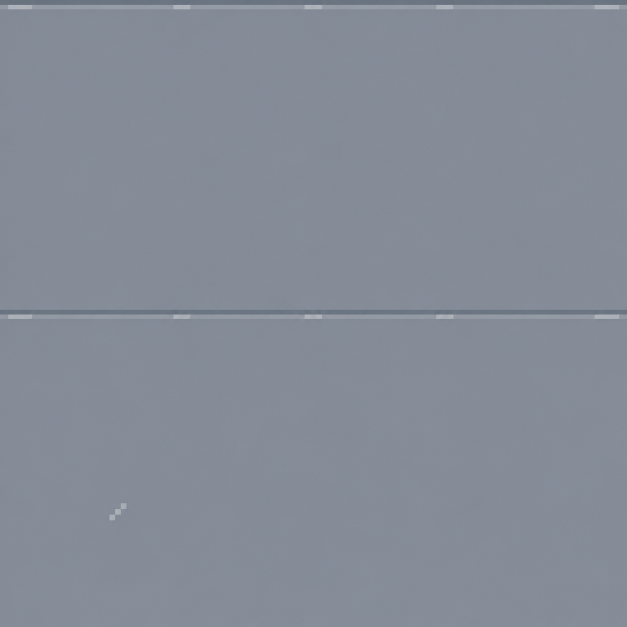
#> input picture Tools/ArtSources/SOLITUDE/RefinedSteelFloor32/Source/round2_generated.png, 1254 x 1254 px (shown at 1/2 size)
$ python round2.py
#> lines starting #> are read from the running program, lines starting #| are printed output that depends on the picture; after the words box and inside, x2 and y2 are one past the last pixel; in counts of white or black regions, pixels touching at a corner belong together
#> further down, raw is the input picture: PIL image 1254x1254 RGB; mean R, G, B 132.3, 139.9, 151.4
### Tools/ArtSources/SOLITUDE/RefinedSteelFloor32/process_review.py
from pathlib import Path
from PIL import Image
import numpy as np
import json, shutil
R=Path(__file__).parent
OLD=R.parent/'LightSteelFloor32'
NAMES=['base_clean','base_scuff_a','base_rubbed','base_scuff_b']
def quant(im, colors):
 a=np.asarray(im.convert('RGB')).astype(np.int32)
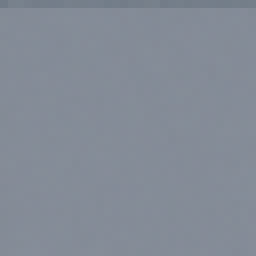
#> a: shape (32, 32, 3) int32 (shown 8 times larger); mean R, G, B 131.7, 139.3, 150.9
 p=np.array([tuple(bytes.fromhex(c)) for c in colors],dtype=np.int32)
 out=p[((a[:,:,None,:]-p)**2).sum(3).argmin(2)].astype('uint8')
 return Image.fromarray(out).convert('RGBA')
# [20 lines left out: function build, not called in this run]
# [7 lines that do not run on import are left out]

### Tools/ArtSources/SOLITUDE/RefinedSteelFloor32/round2.py
from process_review import *
d=R/'Round2';(d/'Tiles32').mkdir(parents=True,exist_ok=True)
for src in (OLD/'Tiles32').glob('*.png'):shutil.copy2(src,d/'Tiles32'/src.name)
raw=Image.open(R/'Source/round2_generated.png')
n=quant(raw.crop((0,0,608,608)).resize((32,32),Image.Resampling.NEAREST),['6C7682','848C97','979EA7'])
a=np.array(n)
for source,target in [('6C7682','7F8995'),('848C97','8B929C'),('979EA7','969DA6')]:
 mask=np.all(a[:,:,:3]==list(bytes.fromhex(source)),axis=2);a[mask,:3]=list(bytes.fromhex(target))
#> this loop made 3 passes
#> pass 1, `mask = np.all(a[:, :, :3] == list(bytes.fromhex(source)), axis=2)`:
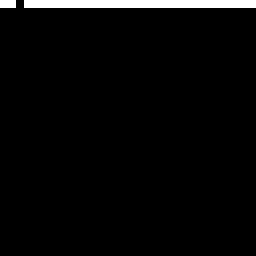
#> mask: shape (32, 32) bool (shown 8 times larger); 3% white in thin lines or dots, all inside (x1, y1, x2, y2) = (0, 0, 32, 1)
n=Image.fromarray(a)
w=n.transpose(Image.Transpose.TRANSPOSE)
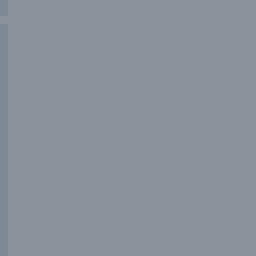
#> w: PIL image 32x32 RGBA (shown 8 times larger); mean R, G, B, A 138.6, 145.7, 155.8, 255
c=w.copy();c.paste(n.crop((0,0,32,1)),(0,0))
for name,im in [('joint_north',n),('joint_west',w),('joint_corner',c)]:im.save(d/'Tiles32'/f'{name}.png')
#> this loop made 3 passes
#> name on passes 1 to 3: 'joint_north', 'joint_west', 'joint_corner'
#> (the run stopped early here; a loop or call above may not have finished)

$ run again, with Tools/ArtSources/SOLITUDE/RefinedSteelFloor32/Source/round3_color_layout_study.png copied over Tools/ArtSources/SOLITUDE/RefinedSteelFloor32/Source/round2_generated.png
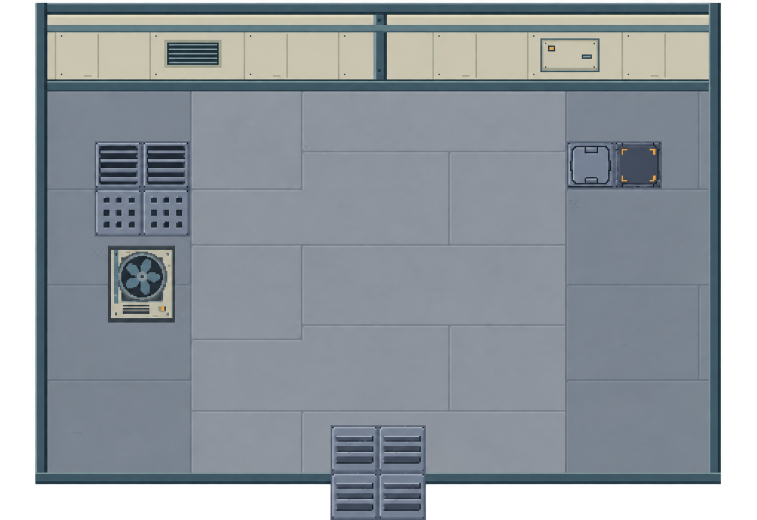
#> input picture Tools/ArtSources/SOLITUDE/RefinedSteelFloor32/Source/round3_color_layout_study.png, 1513 x 1040 px (shown at 1/2 size)
#> raw is the input picture: PIL image 1513x1040 RGBA; mean R, G, B, A 109.8, 117.4, 123.4, 214.5
#> the loop `for source,target in [('6C7682','7F8995'),('848C97','8B929C'),('979EA7..` made 3 passes
#> pass 1, `mask = np.all(a[:, :, :3] == list(bytes.fromhex(source)), axis=2)`:
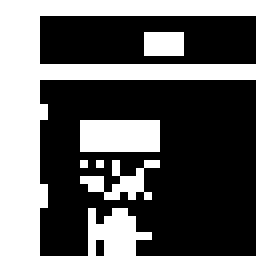
#> mask: shape (32, 32) bool (shown 8 times larger); 37.4% white; 7 white regions (3 under 20 px), largest, box (x1, y1, x2, y2) and area: (0, 0, 32, 32) 273, (10, 15, 20, 19) 40, (11, 26, 19, 32) 32, (10, 20, 20, 25) 21
#> pass 3, `mask = np.all(a[:, :, :3] == list(bytes.fromhex(source)), axis=2)`:
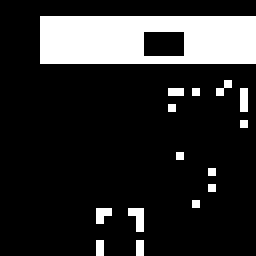
#> mask: shape (32, 32) bool (shown 8 times larger); 16.8% white; 15 white regions (14 under 20 px), largest, box (x1, y1, x2, y2) and area: (5, 2, 32, 8) 147
#> the loop `for name,im in [('joint_north',n),('joint_west',w),('joint_corner',c)]..` made 3 passes
#> name on passes 1 to 3: 'joint_north', 'joint_west', 'joint_corner'
